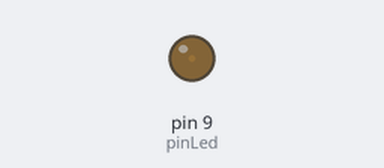
Simulated run of this sketch. Board: Arduino Uno, built with avr-gcc and run on an emulated ATmega328P. Parts: output pins drawn as LEDs (lit = HIGH).

Above: at 0.05 s.
At 0.4 s:
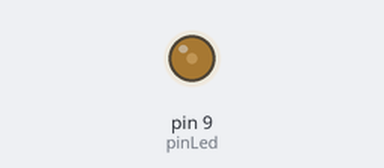
At 0.8 s:
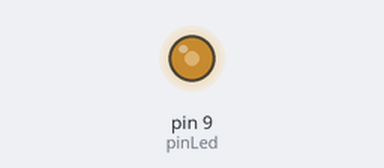
At 1.55 s:
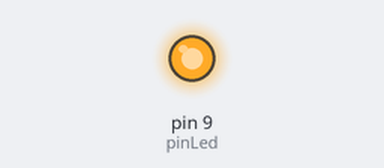
Timing chart, 0 to 3.6 s (numbered marks = the images above):
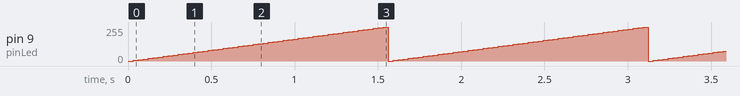

The sketch:

test.ino.ino.ino
```cpp
int pinLed = 9; // LED terhubung dengan pin 3

void setup(){}

void loop() {
   // buat iterasi dari 0 sampai 255 dengan kelipatan 5
   for (int nilai = 0; nilai <= 255; nilai += 5) {
      // set nilai analog menggunakan iterasi di atas
      analogWrite(pinLed, nilai);
      // beri jeda waktu 3 milidetik biar ga terlalu cepat
      delay(30);
   }
}
```

Measured:
- by itself, pin 9 (pinLed): ramps from 0/255 to 255/255 and jumps back, once every 1.6 s
